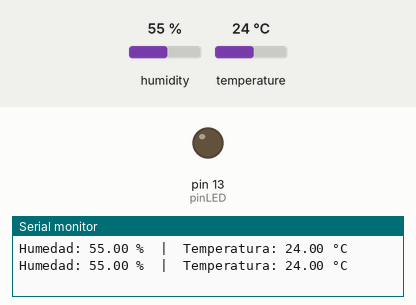
A sketch run on a simulated Arduino Uno, built with avr-gcc and run on an emulated ATmega328P. Shown: output pins drawn as LEDs (lit = HIGH), the last lines printed to the serial monitor. The inputs (shaded band) are chosen by the test bench; at power-on: temperature 24 °C, humidity 55 %.

Above: at 2.8 s.
2.9 s: temperature set to 29.5 °C
5.6 s: temperature set to 30.5 °C
At 6.4 s:
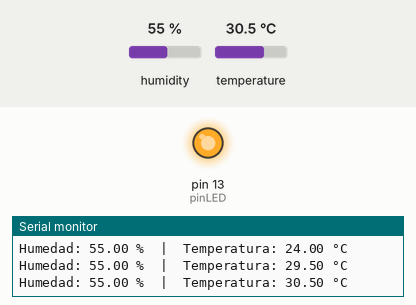
8.3 s: temperature set to 12 °C
At 11.1 s:
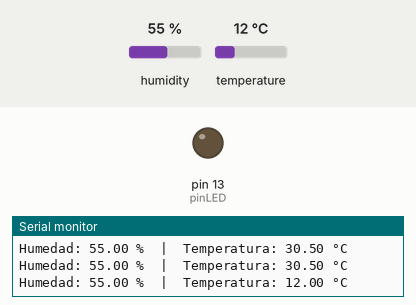
11.5 s: temperature set to 33 °C
At 12.9 s:
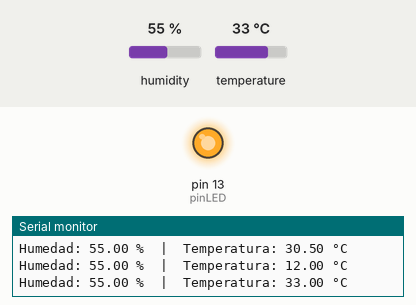
Timing chart, 0 to 14.5 s (numbered marks = the images above; inputs shaded):
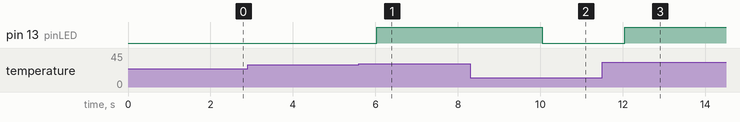

The sketch:

sketch.ino
```cpp
#include "DHT.h"

#define DHTPIN 2
#define DHTTYPE DHT22

DHT dht(DHTPIN, DHTTYPE);

int pinLED = 13;

void setup() {
  Serial.begin(9600);
  dht.begin();
  pinMode(pinLED, OUTPUT);
}

void loop() {
  float h = dht.readHumidity();
  float t = dht.readTemperature();

  if (isnan(h) || isnan(t)) {
    Serial.println("Error al leer del sensor DHT22");
    return;
  }

  Serial.print("Humedad: ");
  Serial.print(h);
  Serial.print(" %  |  Temperatura: ");
  Serial.print(t);
  Serial.println(" °C");

  if (t > 30) {
    digitalWrite(pinLED, HIGH);
  } else {
    digitalWrite(pinLED, LOW);
  }

  delay(2000);
}
```

Measured:
- the behaviour switches between 30 and 30.1 °C on temperature (found by bisection; images 0 and 1)
- after the input at 5.6 s, pin 13 (pinLED): LOW → HIGH after 0.43 s
- after the input at 8.3 s, pin 13 (pinLED): HIGH → LOW after 1.7 s
- after the input at 11.5 s, pin 13 (pinLED): LOW → HIGH after 0.54 s
